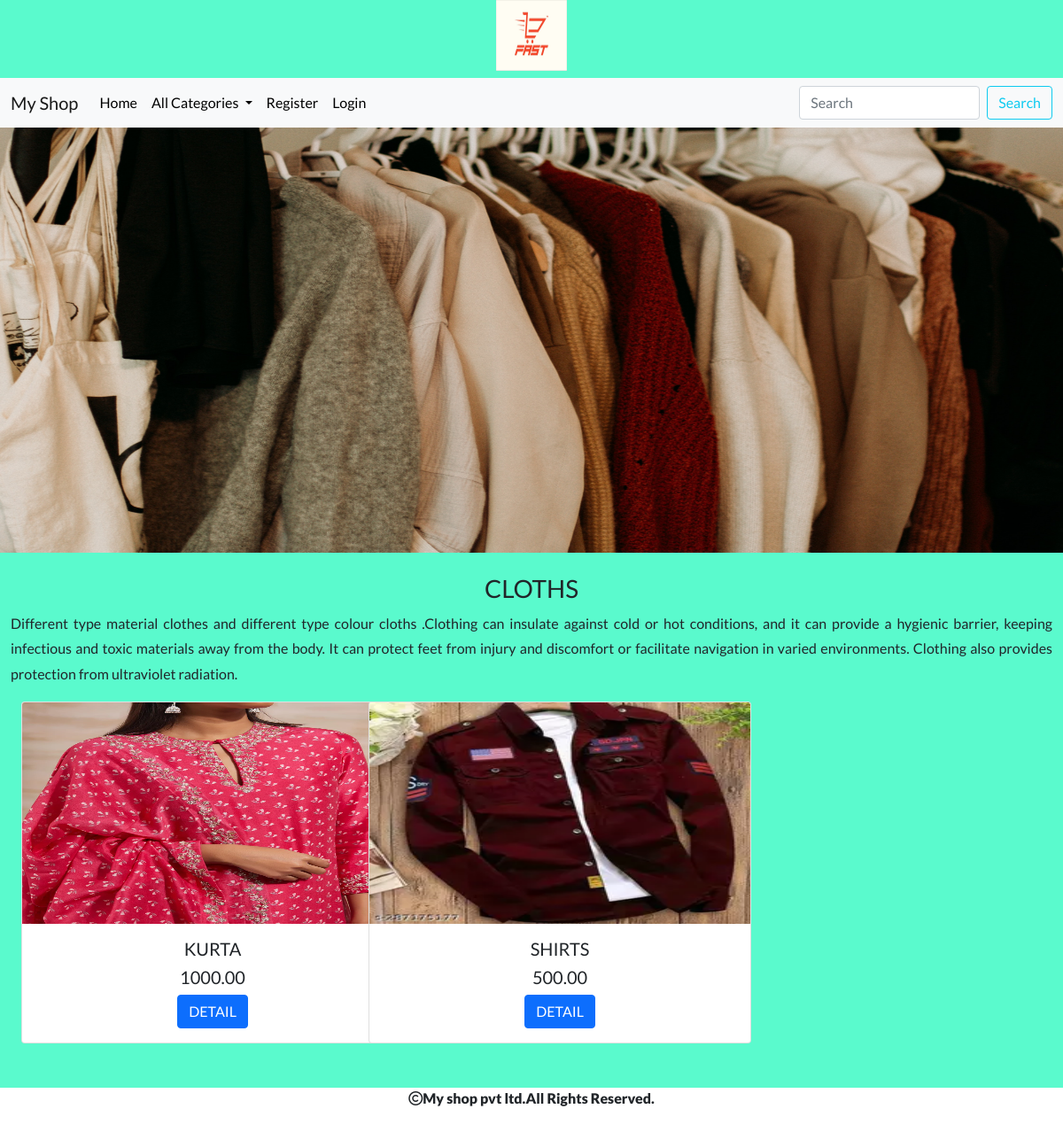
Page /allproducts/CLOTHS on the committed database.
### shop/models.py (models this page shows, shortened)
class Category(models.Model):
    name=models.CharField(max_length=200)
    desc=models.TextField()
    images=models.ImageField(upload_to="shop/categories",blank=True,null=True)

class Product(models.Model):
    name = models.CharField(max_length=200)
    desc = models.TextField()
    images = models.ImageField(upload_to="shop/products", blank=True, null=True)
    price=models.DecimalField(max_digits=10,decimal_places=2)
    category=models.ForeignKey(Category,on_delete=models.CASCADE)
    stock=models.IntegerField()
    available=models.BooleanField(default=True)
    created=models.DateTimeField(auto_now_add=True)
    updated=models.DateTimeField(auto_now=True)

### shop/views.py (the view)
# urls.py: path('allproducts/<str:p>',views.allproducts,name="allproducts"),
def allproducts(request,p):
    c=Category.objects.get(name=p)
    p=Product.objects.filter(category=c)
    return render(request,'allproducts.html',{'c':c,'p':p})

### cart/context_processors.py (called while the page is built, shortened)
def product_count(request):
    item_count=0
    return {'count':item_count}

### shop/context_processors.py (called while the page is built)
def menu_links(request):
    c=Category.objects.all()
    return {'links':c}

### templates/allproducts.html
{% extends 'base.html' %}
{% load static %}
{% block content %}
<div>
<img src="{{c.images.url}}" height="480px" width="100%">
    </div>
<div class="container-fluid mt-4" style="margin-bottom:100px;">
    <h3 class="text-center">{{c.name}}</h3>
    <p style="line-height:1.8;text-align:justify;">{{c.desc}}</p>
<div class="container-fluid">
    <div class="row">
{% for i in p %}
<div class="col-sm-4">
<div class="card" style="width: 27rem;">
  <img src="{{i.images.url}}" class="card-img-top" alt="..." height="250px" width="100%">
  <div class="card-body">
    <h5 class="card-title text-center">{{i.name}}</h5>
      <h5 class="card-title text-center">{{i.price}}</h5>
    <a href="{% url 'shop:productdetails' i.name %}" class="btn btn-primary" style="position:relative;left:40%;">DETAIL</a>
  </div>
 </div>
    </div>
{% endfor %}
    </div>
   </div>
</div>
{% endblock %}

### static/css/style1.css (style rules this page uses)
body { background-color:#5afacd; font-family: 'Lato', sans-serif; }

### rows in the picture
Category: images (picture), name "CLOTHS", desc "Different type material clothes and different type colour cloths .Clothing can insulate against cold or hot conditions, and it can provide a hygienic barrier, keeping infectious and toxic materials away from the body. It can protect feet from injury and discomfort or facilitate navigation in varied environments. Clothing also provides protection from ultraviolet radiation."
Product: images (picture), name "KURTA", price "1000.00"
Product: images (picture), name "SHIRTS", price "500.00"
